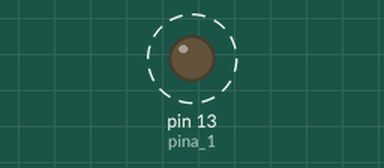
Simulated run of this sketch. Board: Arduino Uno, built with avr-gcc and run on an emulated ATmega328P. Shown: output pins drawn as LEDs (lit = HIGH). Dashed ring = blinking.

Above: at 0.16 s.
Timing chart, 0 to 3.0 s (numbered marks = the images above):
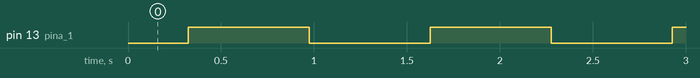

The sketch:

led_analog.ino
```cpp
const int pina_1 = 13;

void setup() {
  pinMode(pina_1,OUTPUT);
}

const int stepPowerChange = 10;
const int stepTime = 25;

void loop() {
  for( int power = 0; power <= 255; power += stepPowerChange ){
    analogWrite(pina_1, power);
    delay(stepTime);
  }
  for( int power = 255; power >= 0; power -= stepPowerChange){
    analogWrite(pina_1, power);
    delay(stepTime);
  }
}
```

Measured:
- by itself, pin 13 (pina_1): alternates HIGH for 0.65 s and LOW for 0.65 s
